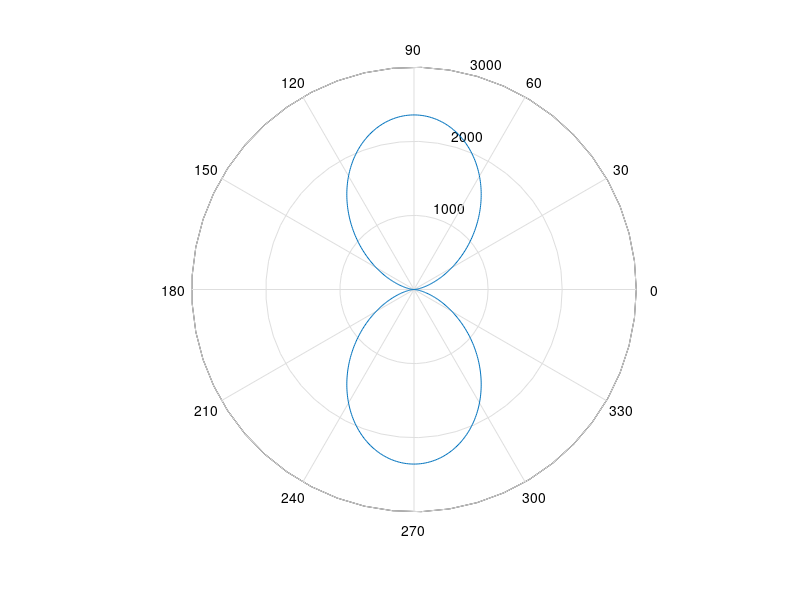
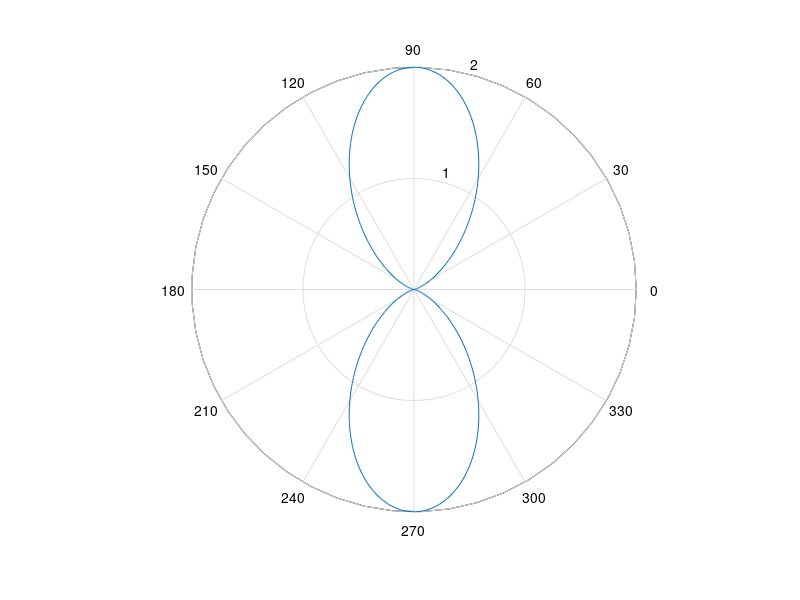
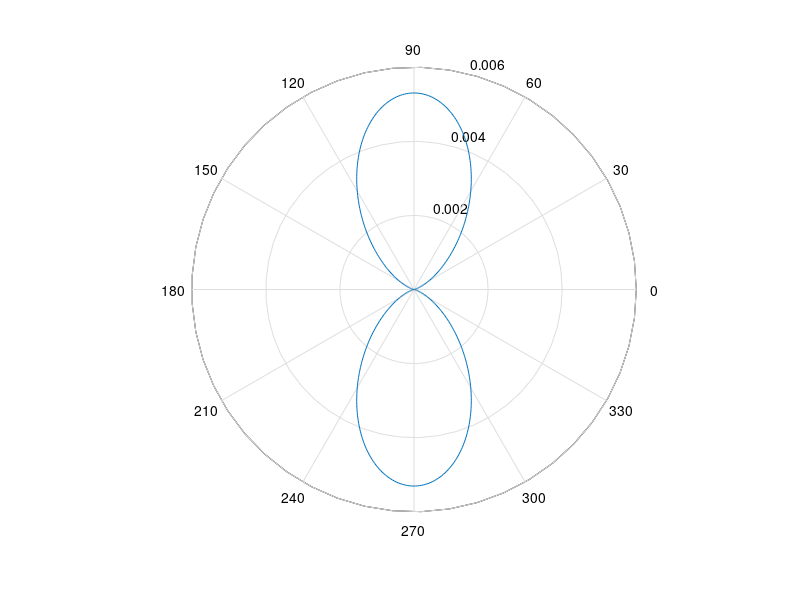

Reproduce these figures in MATLAB, in order.
% lab 6 wa 04.03.2024

clc;
clear all;
close all;
w=input('enter the value of wavelength=');
K=2*pi/w;
l=input('enter the value of dipole length=');
eta=120*pi; %free space
x=0:0.01:2*pi;
I=input('enter the value of current=');
v=eta*(((K*I*l)/(4*pi)).^2)*sin(x).^2; %calculating S for finite length
%and lamda/2 dipole 
% for short you give l less than the lambda but not too small
%v=eta*(((K*I*l).^2)/(32*(pi.^2)*(l.^2)))*sin(x).^2; %for hertiazian
figure(1);
polar(x,v);
E=(cos((K*l.*cos(x))/2)-cos(K*l/2))./sin(x); % calculating the Finite length ka E field 
figure(2);
polar(x,abs(E));
H=E/eta;
figure(3);
polar(x,abs(H));

